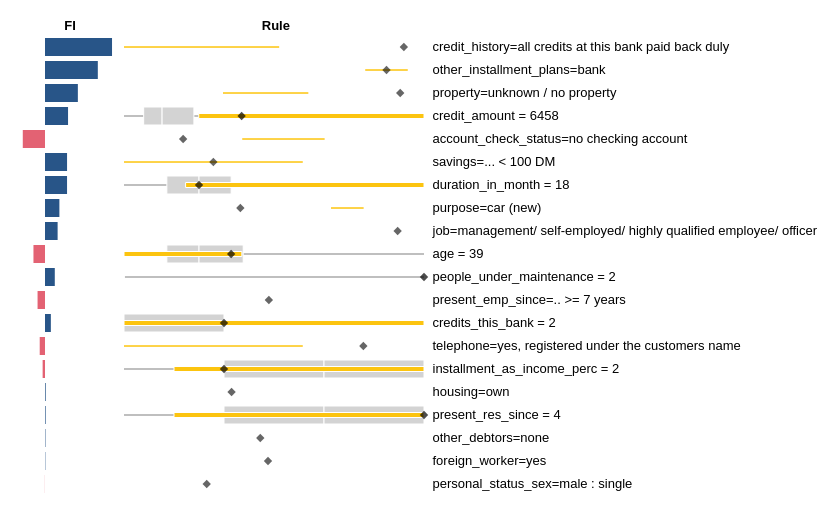

Notebook source saved alongside this figure:
### Markdown cell above
# Plot

### Code cell
rules_all=plot_rules(df_v, only_rules=False)
rules_all
